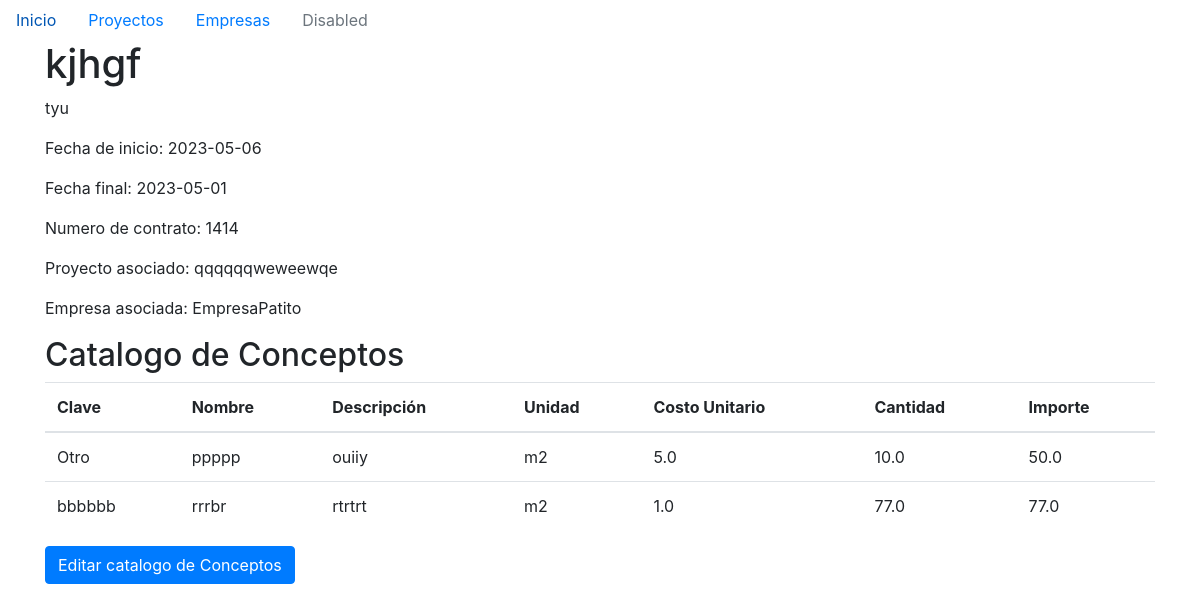
The app's page /proyecto/detalles/2/frente/1 with its own data.
### models/frente.py (models this page shows)
class Frente(db.Model):
    id = db.Column(db.Integer, primary_key=True)
    nombre = db.Column(db.String(100), nullable=False)
    descripcion = db.Column(db.String(200), nullable=False)
    fecha_inicio = db.Column(db.Date, nullable=False)
    no_contrato = db.Column(db.String(50), nullable=False)
    fecha_final = db.Column(db.Date, nullable=False)
    proyecto_id = db.Column(db.Integer, db.ForeignKey('proyecto.id'), nullable=False)
    proyecto = db.relationship('Proyecto', backref=db.backref('frentes', lazy=True))
    catalogos_relacionados = db.relationship('Catalogo', backref='frente', lazy=True)
    empresa_id = db.Column(db.Integer, db.ForeignKey('empresa.id'), nullable=False)
    empresa = db.relationship('Empresa', backref=db.backref('frentes', lazy=True))

### models/proyecto.py (models this page shows)
class Proyecto(db.Model):
    id = db.Column(db.Integer, primary_key= True, autoincrement=True)
    nombre = db.Column(db.String(100), nullable=False, unique=True)
    descripcion = db.Column(db.String(200))
    fecha_inicio = db.Column(db.Date, nullable=False)
    fecha_final = db.Column(db.Date, nullable=False)

### models/empresa.py (models this page shows)
class Empresa(db.Model):
    id = db.Column(db.Integer, primary_key=True)
    nombre = db.Column(db.String(50), nullable=False)
    razon_social = db.Column(db.String(50), nullable=False)
    rfc = db.Column(db.String(15), nullable=False)
    numero_iva = db.Column(db.String(20), nullable=False)
    cmic= db.Column(db.String(20), nullable=False)

### models/catalogo.py (models this page shows)
class Catalogo(db.Model):
    id = db.Column(db.Integer, primary_key=True)
    clave = db.Column(db.String(50), nullable=False)
    nombre = db.Column(db.String(100), nullable=False)
    descripcion = db.Column(db.String(200), nullable=False)
    unidad = db.Column(db.String(50), nullable=False)
    costo_unitario = db.Column(db.Float, nullable=False)
    cantidad = db.Column(db.Float, nullable=False)
    importe = db.Column(db.Float, nullable=False)
    frente_id = db.Column(db.Integer, db.ForeignKey('frente.id'), nullable=False)

### main.py (the view)
@app.route('/proyecto/detalles/<int:proyecto_id>/frente/<int:frente_id>')
def detalle_frente(proyecto_id, frente_id):
    proyecto = Proyecto.query.get(proyecto_id)
    frente = Frente.query.get(frente_id)
    catalogos = Catalogo.query.filter_by(frente_id=frente_id).all()
    empresa = Empresa.query.get(frente.empresa_id)  # Obtener la empresa asociada al frente
    return render_template('detalle_frente.html', frente=frente, proyecto=proyecto, catalogos=catalogos, empresa=empresa)

### templates/detalle_frente.html (shortened to what this page needs)
{% extends 'base.html' %}
{% block content %}
<h1>{{ frente.nombre }}</h1>
<p>{{ frente.descripcion }}</p>
<p>Fecha de inicio: {{ frente.fecha_inicio }}</p>
<p>Fecha final: {{ frente.fecha_final }}</p>
<p>Numero de contrato: {{ frente.no_contrato}}</p>
<p>Proyecto asociado: {{ frente.proyecto.nombre }}</p>
<p>Empresa asociada: {{ frente.empresa.nombre }}</p>
<h2>Catalogo de Conceptos</h2>
<table class="table">
    <thead>
      <tr>
        <th>Clave</th>
        <th>Nombre</th>
        <th>Descripción</th>
        <th>Unidad</th>
        <th>Costo Unitario</th>
        <th>Cantidad</th>
        <th>Importe</th>
      </tr>
    </thead>
    <tbody>
      {% for concepto in frente.catalogos_relacionados%}
        <tr>
          <td>{{ concepto.clave }}</td>
          <td>{{ concepto.nombre }}</td>
          <td>{{ concepto.descripcion }}</td>
          <td>{{ concepto.unidad }}</td>
          <td>{{ concepto.costo_unitario }}</td>
          <td>{{ concepto.cantidad }}</td>
          <td>{{ concepto.importe }}</td>
        </tr>
      {% endfor %}
    </tbody>
  </table>
<a href="/registro/catalogo/{{frente.id}}" class="btn btn-primary">Editar catalogo de Conceptos</a>
{% endblock %}

### records on screen
Frente: nombre "kjhgf", descripcion "tyu", fecha_inicio "2023-05-06", fecha_final "2023-05-01", no_contrato "1414"
Proyecto: proyecto.nombre "qqqqqqweweewqe"
Empresa: empresa.nombre "EmpresaPatito"
Catalogo: clave "Otro", nombre "ppppp", descripcion "ouiiy", unidad "m2", costo_unitario "5.0", cantidad "10.0", importe "50.0"
Catalogo: clave "bbbbbb", nombre "rrrbr", descripcion "rtrtrt", unidad "m2", costo_unitario "1.0", cantidad "77.0", importe "77.0"
